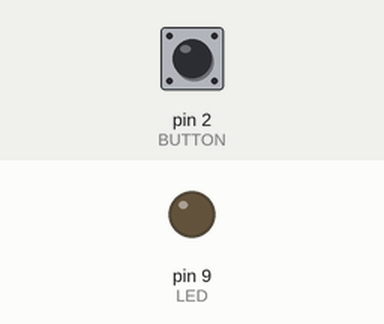
Bench run of a sketch on a simulated Arduino Uno, built with avr-gcc and run on an emulated ATmega328P. Shown: output pins drawn as LEDs (lit = HIGH). Inputs (shaded band) come from the test bench; at power-on: pin 2 (BUTTON) LOW.

Above: at 1.2 s.
1.3 s: pin 2 (BUTTON) pulled HIGH for 0.15 s
At 1.8 s:
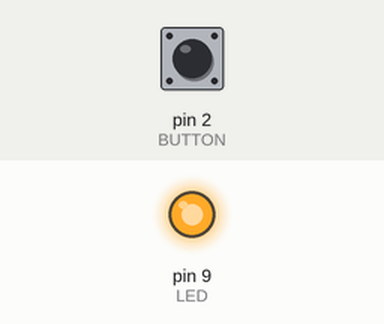
2.9 s: pin 2 (BUTTON) pulled HIGH for 1 s
At 4.2 s:
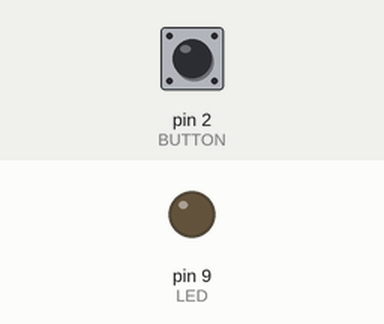
5.4 s: pin 2 (BUTTON) pulled HIGH for 3.2 s
At 6.1 s:
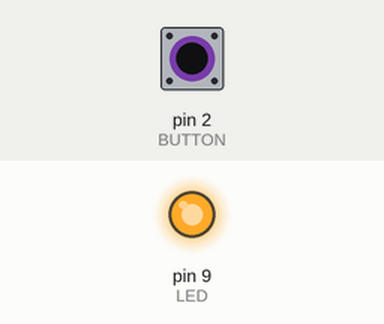
Timing chart, 0 to 8.4 s (numbered marks = the images above; inputs shaded):
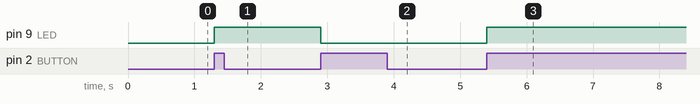

Measured:
- after the input at 1.3 s, pin 9 (LED): LOW → HIGH at once
- after the input at 2.9 s, pin 9 (LED): HIGH → LOW at once
- after the input at 5.4 s, pin 9 (LED): LOW → HIGH at once

The sketch:

Led_toggling_without_debouncing.ino
```cpp
const int LED = 9;
const int BUTTON = 2;

bool lastButtonState = LOW;
bool ledState = LOW;

void setup()
{
  pinMode(LED, OUTPUT);
  pinMode(BUTTON, INPUT);
}

void loop()
{
  bool currentButtonState = digitalRead(BUTTON);

  // Detect button press (rising edge)
  if (currentButtonState == HIGH && lastButtonState == LOW)
  {
    ledState = !ledState;          // Toggle LED state
    digitalWrite(LED, ledState);   // Update LED
  }

  lastButtonState = currentButtonState;  // Save state
}
```
